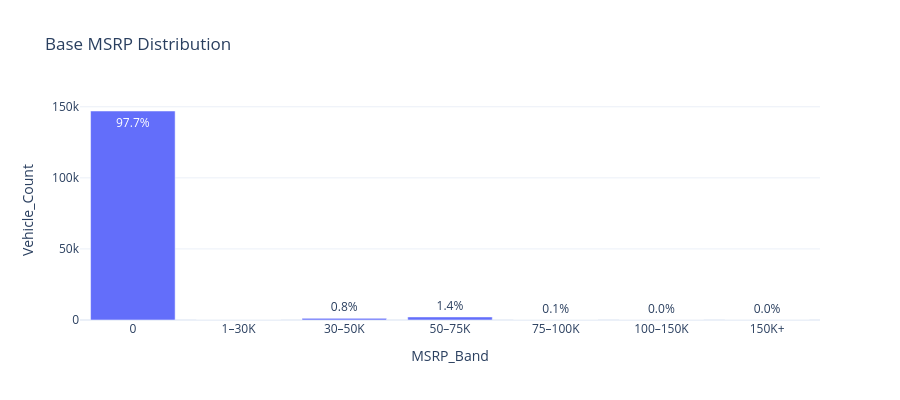

Here is the notebook cell this chart was saved with:
### Markdown cell above
## 10. Row 2 — Visual 6: MSRP distribution

### Code cell
msrp_summary = (
    analysis_df.groupby("MSRP_Band", observed=False)
    .agg(Vehicle_Count=("Vehicle_Count","sum"))
    .reset_index()
)
msrp_summary["Percentage"] = msrp_summary["Vehicle_Count"]/total*100

fig = px.bar(
    msrp_summary, x="MSRP_Band", y="Vehicle_Count",
    text=msrp_summary["Percentage"].map(lambda x:f"{x:.1f}%"),
    title="Base MSRP Distribution"
)
fig.update_layout(template="plotly_white", height=400)
fig.show()

### Figure 1 — Plotly figure (JSON) as saved in the notebook; plotly's stock layout.template omitted (floating-point values rounded to 4 significant figures)
{"data": [{"hovertemplate": "MSRP_Band=%{x}<br>Vehicle_Count=%{y}<br>text=%{text}<extra></extra>", "legendgroup": "", "marker": {"color": "#636efa", "pattern": {"shape": ""}}, "name": "", "orientation": "v", "showlegend": false, "text": ["97.7%", "0.0%", "0.8%", "1.4%", "0.1%", "0.0%", "0.0%"], "textposition": "auto", "type": "bar", "x": ["0", "1–30K", "30–50K", "50–75K", "75–100K", "100–150K", "150K+"], "xaxis": "x", "y": [147027, 0, 1154, 2161, 83, 45, 12], "yaxis": "y"}], "layout": {"barmode": "relative", "height": 400, "legend": {"tracegroupgap": 0}, "title": {"text": "Base MSRP Distribution"}, "xaxis": {"anchor": "y", "domain": [0, 1], "title": {"text": "MSRP_Band"}}, "yaxis": {"anchor": "x", "domain": [0, 1], "title": {"text": "Vehicle_Count"}}}}
